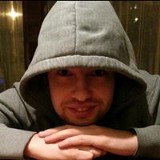
#> input picture articles/Detecting animals in the backyard — practical application of deep learning._files/0_KpjuRIt8b_BHrWRB(1).jpg, 160 x 160 px; its folder holds only this picture in this run
$ python -i absdiff.py   (imports and definitions only)
#> lines starting #> are read from the running program, lines starting #| are printed output that depends on the picture
#> further down, picture is the input picture: shape (160, 160, 3); mean B, G, R 62.4, 79.2, 99.2
import cv2
import numpy as np
import itertools

# my Rectangle = (x1, y1, x2, y2), a bit different from OP's x, y, w, h
# [47 lines left out: functions intersection, combineRect, checkIntersectAndCombine, not called in this run]


__old_tested_image = None
def motion_detection(image):
    global __old_tested_image

    image = image.copy()
    image = cv2.cvtColor(image, cv2.COLOR_BGR2GRAY)
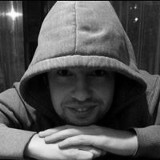
#> image: shape (160, 160); min 0, max 254, mean 83.3
    image = cv2.GaussianBlur(image, (15, 15), 0)
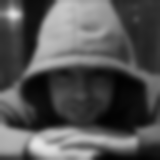
#> image: shape (160, 160); min 1, max 230, mean 83.5

    if __old_tested_image is None:
        __old_tested_image = image
        return (__old_tested_image.copy(),[])

    delta = cv2.absdiff(__old_tested_image, image)

    _, delta = cv2.threshold(delta, 10, 255, cv2.THRESH_BINARY)

    kernel = np.ones((3,3),np.uint8)
    delta = cv2.dilate(delta, kernel, iterations=3)

    cnts, _ = cv2.findContours(delta, cv2.RETR_TREE, cv2.CHAIN_APPROX_SIMPLE)
    objects = []
    for c in cnts:
        if cv2.contourArea(c) < 1000:
            continue
        objects.append(cv2.boundingRect(c))

    __old_tested_image = image

    return (__old_tested_image.copy(), checkIntersectAndCombine(objects))

>>> import cv2
>>> picture = cv2.imread('../../../articles/Detecting animals in the backyard — practical application of deep learning._files/0_KpjuRIt8b_BHrWRB(1).jpg')
>>> result = motion_detection(picture)

$ run again, on articles/Detecting animals in the backyard — practical application of deep learning._files/1_-y1xHA3oiS0UTmZgfBrNuA(1).jpeg
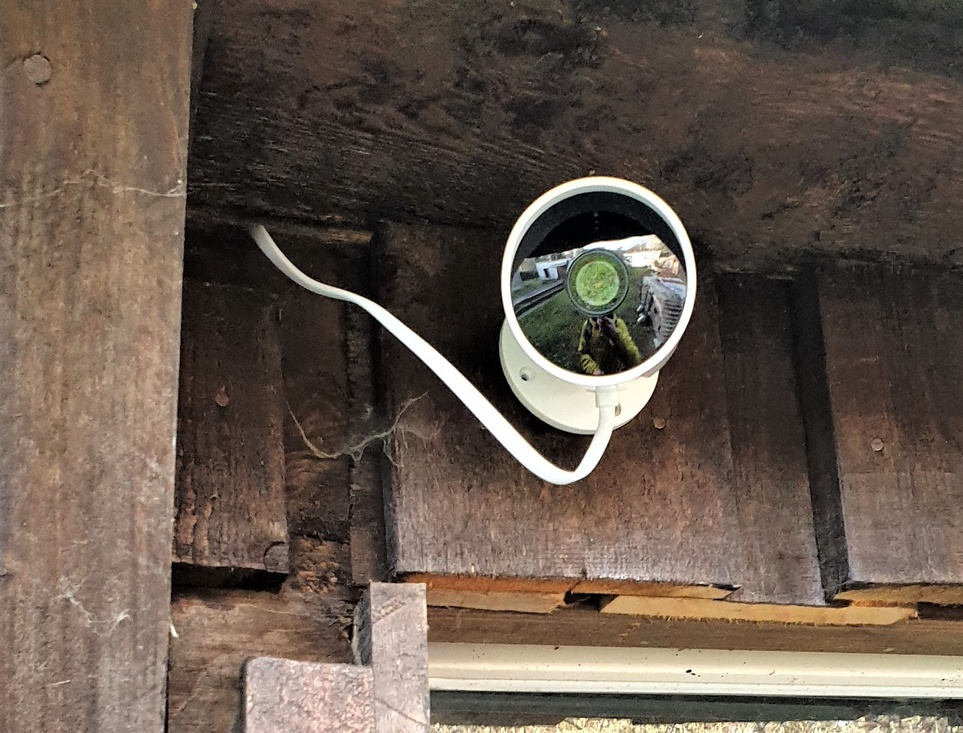
#> input picture articles/Detecting animals in the backyard — practical application of deep learning._files/1_-y1xHA3oiS0UTmZgfBrNuA(1).jpeg, 963 x 733 px, shrunk from 1891 x 1440 before the run
#> picture is the input picture: shape (733, 963, 3); mean B, G, R 76.7, 87.7, 101.8
#> in motion_detection, `image = cv2.cvtColor(image, cv2.COLOR_BGR2GRAY)`:
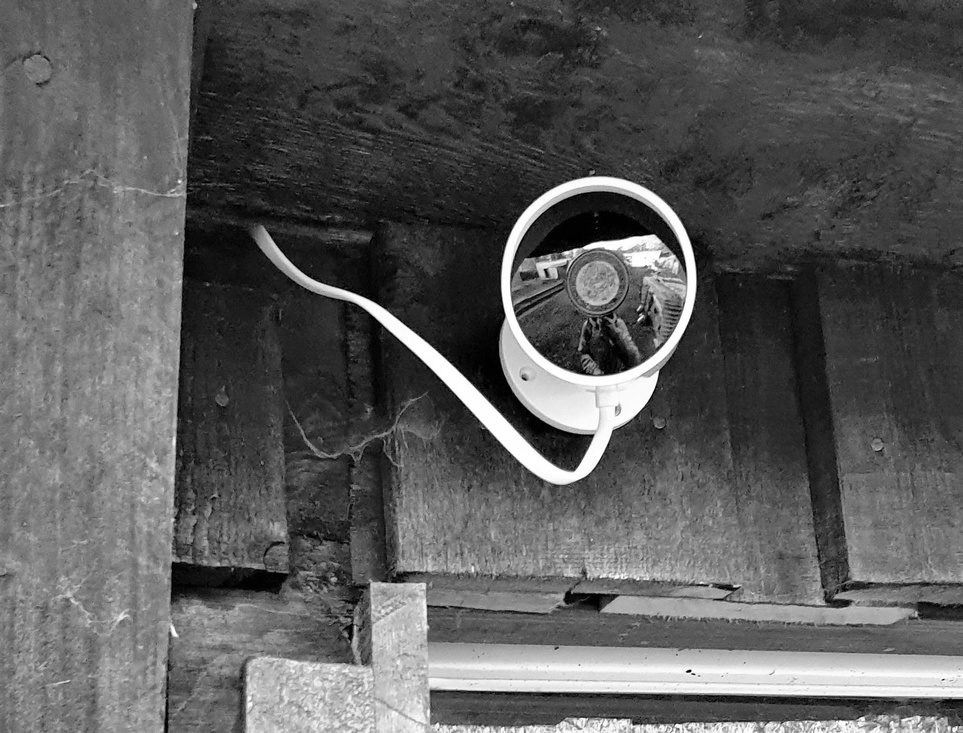
#> image: shape (733, 963); min 0, max 255, mean 90.6
#> in motion_detection, `image = cv2.GaussianBlur(image, (15, 15), 0)`:
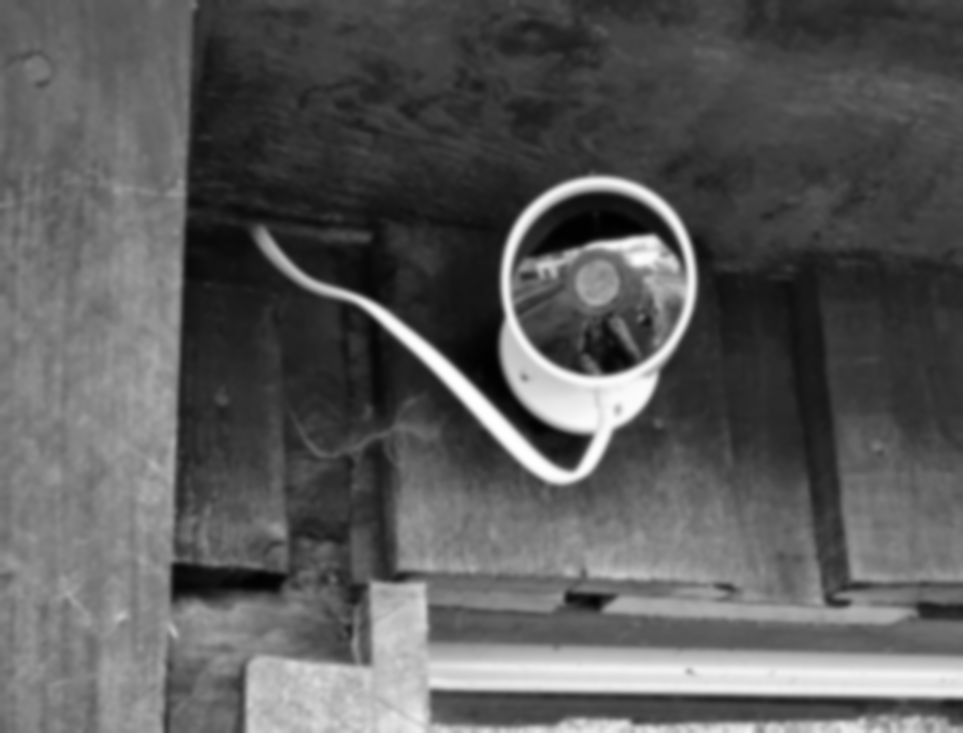
#> image: shape (733, 963); min 1, max 254, mean 90.6
